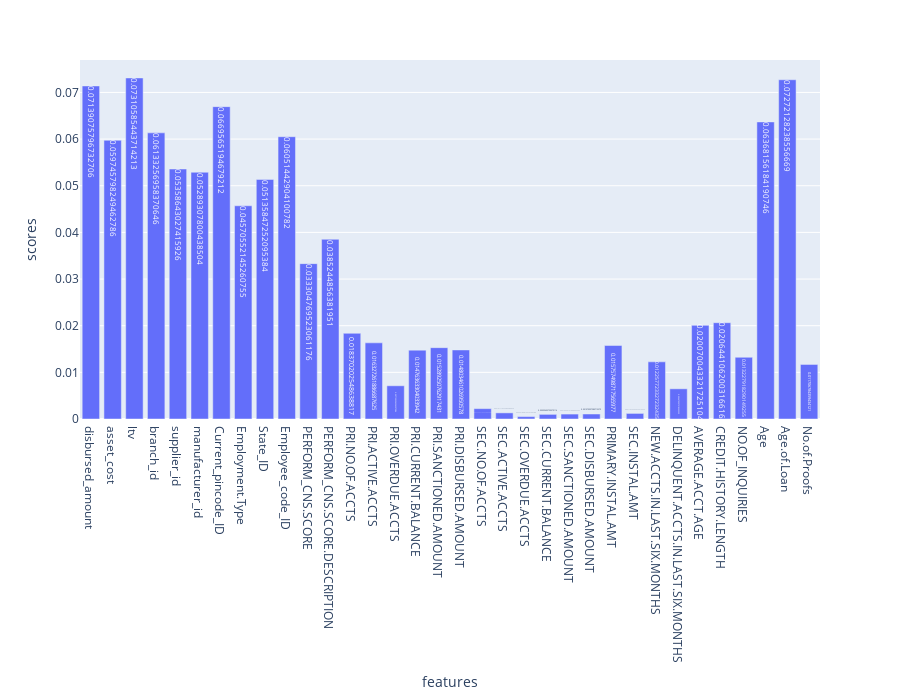

Notebook source saved alongside this figure:
### Code cell
plt.figure(figsize=(25,25))
fig = px.bar(pd_feature,x='features',y='scores',text='scores', width=900, height=700)
fig.show()

### Figure 1 — Plotly figure (JSON) as saved in the notebook; plotly's stock layout.template omitted (floating-point values rounded to 4 significant figures)
{"data": [{"alignmentgroup": "True", "hoverlabel": {"namelength": 0}, "hovertemplate": "features=%{x}<br>scores=%{text}", "legendgroup": "", "marker": {"color": "#636efa"}, "name": "", "offsetgroup": "", "orientation": "v", "showlegend": false, "text": [0.07139, 0.05975, 0.07311, 0.06133, 0.05359, 0.05289, 0.06696, 0.04571, 0.05136, 0.06051, 0.0333, 0.03852, 0.01837, 0.01633, 0.00712, 0.01476, 0.01529, 0.0148, 0.00222, 0.001311, 0.0005184, 0.0009941, 0.001057, 0.001071, 0.01576, 0.001198, 0.01226, 0.006471, 0.02007, 0.02064, 0.01323, 0.06368, 0.07272, 0.01171], "textposition": "auto", "type": "bar", "x": ["disbursed_amount", "asset_cost", "ltv", "branch_id", "supplier_id", "manufacturer_id", "Current_pincode_ID", "Employment.Type", "State_ID", "Employee_code_ID", "PERFORM_CNS.SCORE", "PERFORM_CNS.SCORE.DESCRIPTION", "PRI.NO.OF.ACCTS", "PRI.ACTIVE.ACCTS", "PRI.OVERDUE.ACCTS", "PRI.CURRENT.BALANCE", "PRI.SANCTIONED.AMOUNT", "PRI.DISBURSED.AMOUNT", "SEC.NO.OF.ACCTS", "SEC.ACTIVE.ACCTS", "SEC.OVERDUE.ACCTS", "SEC.CURRENT.BALANCE", "SEC.SANCTIONED.AMOUNT", "SEC.DISBURSED.AMOUNT", "PRIMARY.INSTAL.AMT", "SEC.INSTAL.AMT", "NEW.ACCTS.IN.LAST.SIX.MONTHS", "DELINQUENT.ACCTS.IN.LAST.SIX.MONTHS", "AVERAGE.ACCT.AGE", "CREDIT.HISTORY.LENGTH", "NO.OF_INQUIRIES", "Age", "Age.of.Loan", "No.of.Proofs"], "xaxis": "x", "y": [0.07139, 0.05975, 0.07311, 0.06133, 0.05359, 0.05289, 0.06696, 0.04571, 0.05136, 0.06051, 0.0333, 0.03852, 0.01837, 0.01633, 0.00712, 0.01476, 0.01529, 0.0148, 0.00222, 0.001311, 0.0005184, 0.0009941, 0.001057, 0.001071, 0.01576, 0.001198, 0.01226, 0.006471, 0.02007, 0.02064, 0.01323, 0.06368, 0.07272, 0.01171], "yaxis": "y"}], "layout": {"barmode": "relative", "height": 700, "legend": {"tracegroupgap": 0}, "margin": {"t": 60}, "width": 900, "xaxis": {"anchor": "y", "domain": [0, 1], "title": {"text": "features"}}, "yaxis": {"anchor": "x", "domain": [0, 1], "title": {"text": "scores"}}}}
